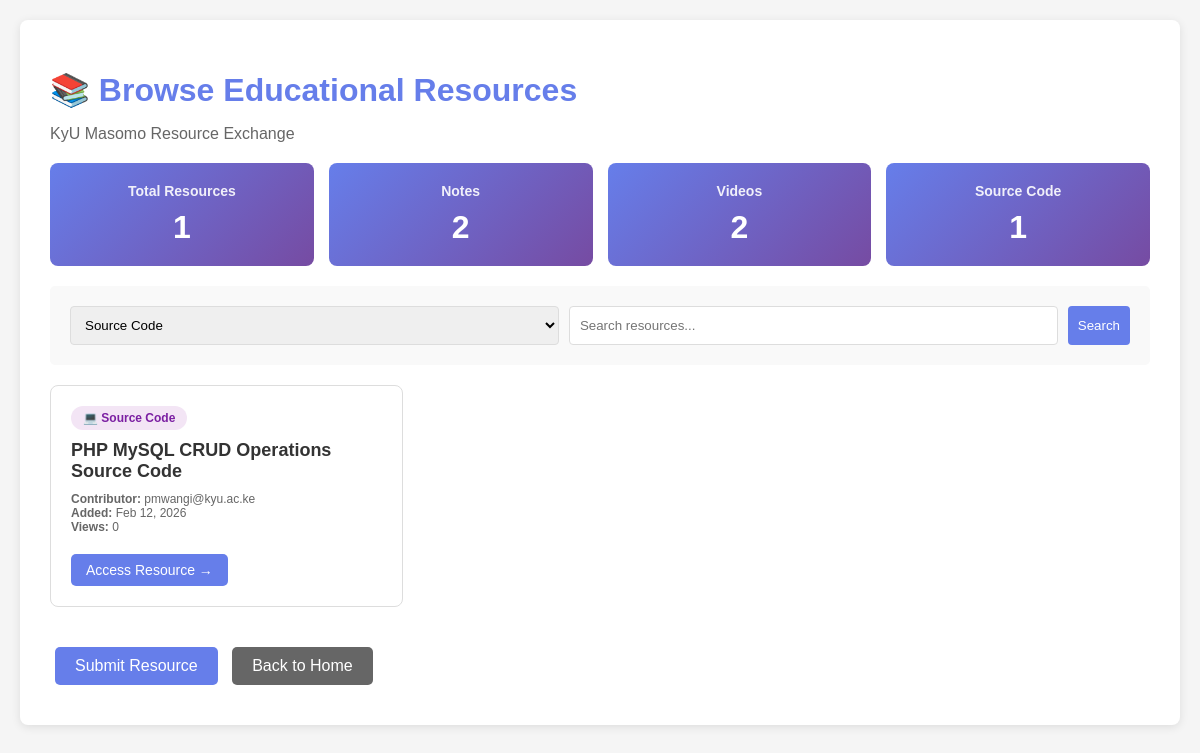
The page /masomo_resource_exchange/browse_resources.php?category=Source Code on the database its author committed.
### tables this page shows
CREATE TABLE IF NOT EXISTS educational_resources (
    id INT AUTO_INCREMENT PRIMARY KEY,
    resource_title VARCHAR(200) NOT NULL,
    resource_category ENUM('Notes', 'Video', 'Source Code') NOT NULL,
    resource_url VARCHAR(500) NOT NULL,
    contributor_email VARCHAR(100) NOT NULL,
    submission_date TIMESTAMP DEFAULT CURRENT_TIMESTAMP,
    views INT DEFAULT 0,
    is_approved BOOLEAN DEFAULT TRUE,
    INDEX idx_category (resource_category),
    INDEX idx_email (contributor_email),
    INDEX idx_date (submission_date)
);

### masomo_resource_exchange/browse_resources.php (the view, shortened to what this page needs)
<?php
$conn = getDBConnection();
$records_per_page = 5;
$page = isset($_GET['page']) ? (int)$_GET['page'] : 1;
$offset = ($page - 1) * $records_per_page;
$categoryFilter = isset($_GET['category']) ? $_GET['category'] : '';
$searchQuery = isset($_GET['search']) ? trim($_GET['search']) : '';
$whereConditions = [];
$params = [];
$types = '';
if (!empty($categoryFilter)) {
    $whereConditions[] = "resource_category = ?";
    $params[] = $categoryFilter;
    $types .= 's';
}
$whereClause = !empty($whereConditions) ? "WHERE " . implode(" AND ", $whereConditions) : "";
$countSql = "SELECT COUNT(*) as total FROM educational_resources $whereClause";
$countStmt = $conn->prepare($countSql);
if (!empty($params)) {
    $countStmt->bind_param($types, ...$params);
}
$countStmt->execute();
$totalRecords = $countStmt->get_result()->fetch_assoc()['total'];
$sql = "SELECT * FROM educational_resources $whereClause ORDER BY submission_date DESC LIMIT ? OFFSET ?";
$params[] = $records_per_page;
$params[] = $offset;
$types .= 'ii';
$stmt = $conn->prepare($sql);
if (!empty($params)) {
    $stmt->bind_param($types, ...$params);
}
$stmt->execute();
$result = $stmt->get_result();
$statsSql = "SELECT resource_category, COUNT(*) as count FROM educational_resources GROUP BY resource_category";
$statsResult = $conn->query($statsSql);
$stats = [];
while ($row = $statsResult->fetch_assoc()) {
    $stats[$row['resource_category']] = $row['count'];
}
?>
<!DOCTYPE html>
<html lang="en">
<head>
</head>
<body>
    <div class="container">
        <h1>📚 Browse Educational Resources</h1>
        <p style="color: #666;">KyU Masomo Resource Exchange</p>
        <div class="stats-grid">
            <div class="stat-card">
                <h3>Total Resources</h3>
                <div class="number"><?php echo $totalRecords; ?></div>
            </div>
            <div class="stat-card">
                <h3>Notes</h3>
                <div class="number"><?php echo isset($stats['Notes']) ? $stats['Notes'] : 0; ?></div>
            </div>
            <div class="stat-card">
                <h3>Videos</h3>
                <div class="number"><?php echo isset($stats['Video']) ? $stats['Video'] : 0; ?></div>
            </div>
            <div class="stat-card">
                <h3>Source Code</h3>
                <div class="number"><?php echo isset($stats['Source Code']) ? $stats['Source Code'] : 0; ?></div>
            </div>
        </div>
        <form method="GET" class="filters">
            <select name="category">
                <option value="Source Code" <?php echo $categoryFilter === 'Source Code' ? 'selected' : ''; ?>>Source Code</option>
            </select>
            <input type="text" name="search" placeholder="Search resources..." value="<?php echo htmlspecialchars($searchQuery); ?>">
            <button type="submit">Search</button>
        </form>
        <?php if ($result->num_rows > 0): ?>
            <div class="resources-grid">
                <?php while ($row = $result->fetch_assoc()): ?>
                    <div class="resource-card">
                        <?php
                        $badgeClass = '';
                        switch ($row['resource_category']) {
                            case 'Source Code':
                                $badgeClass = 'badge-code';
                                $icon = '💻';
                                break;
                        }
                        ?>
                        <span class="category-badge <?php echo $badgeClass; ?>">
                            <?php echo $icon . ' ' . htmlspecialchars($row['resource_category']); ?>
                        </span>
                        <div class="resource-title">
                            <?php echo htmlspecialchars($row['resource_title']); ?>
                        </div>
                        <div class="resource-meta">
                            <strong>Contributor:</strong> <?php echo htmlspecialchars($row['contributor_email']); ?><br>
                            <strong>Added:</strong> <?php echo date('M j, Y', strtotime($row['submission_date'])); ?><br>
                            <strong>Views:</strong> <?php echo $row['views']; ?>
                        </div>
                        <a href="<?php echo htmlspecialchars($row['resource_url']); ?>"
                           target="_blank"
                           class="resource-link"
                           onclick="recordView(<?php echo $row['id']; ?>)">
                            Access Resource →
                        </a>
                    </div>
                <?php endwhile; ?>
            </div>
        <?php endif; ?>
        <div style="margin-top: 30px;">
            <a href="upload_form.php" class="btn">Submit Resource</a>
            <a href="index.php" class="btn" style="background-color: #666;">Back to Home</a>
        </div>
    </div>
</body>
</html>

### masomo_resource_exchange/browse_resources.php (style rules this page uses)
body { font-family: Arial, sans-serif; margin: 0; padding: 20px; background-color: #f5f5f5; }
.container { max-width: 1200px; margin: 0 auto; background-color: white; padding: 30px; border-radius: 8px; box-shadow: 0 2px 10px rgba(0,0,0,0.1); }
h1 { color: #667eea; margin-bottom: 10px; }
.stats-grid { display: grid; grid-template-columns: repeat(auto-fit, minmax(200px, 1fr)); gap: 15px; margin: 20px 0; }
.stat-card { background: linear-gradient(135deg, #667eea 0%, #764ba2 100%); color: white; padding: 20px; border-radius: 8px; text-align: center; }
.stat-card h3 { margin: 0 0 10px 0; font-size: 14px; opacity: 0.9; }
.stat-card .number { font-size: 32px; font-weight: bold; }
.filters { background-color: #f9f9f9; padding: 20px; border-radius: 5px; margin: 20px 0; display: grid; grid-template-columns: 1fr 1fr auto; gap: 10px; }
.filters select, .filters input, .filters button { padding: 10px; border: 1px solid #ddd; border-radius: 4px; }
.filters button { background-color: #667eea; color: white; border: none; cursor: pointer; }
.resources-grid { display: grid; grid-template-columns: repeat(auto-fill, minmax(300px, 1fr)); gap: 20px; margin: 20px 0; }
.resource-card { background-color: white; border: 1px solid #ddd; border-radius: 8px; padding: 20px; transition: transform 0.2s, box-shadow 0.2s; }
.resource-title { font-size: 18px; font-weight: bold; color: #333; margin-bottom: 10px; }
.category-badge { display: inline-block; padding: 5px 12px; border-radius: 15px; font-size: 12px; font-weight: bold; margin-bottom: 10px; }
.badge-code { background-color: #f3e5f5; color: #7b1fa2; }
.resource-meta { font-size: 12px; color: #666; margin: 10px 0; }
.resource-link { display: inline-block; padding: 8px 15px; background-color: #667eea; color: white; text-decoration: none; border-radius: 5px; font-size: 14px; margin-top: 10px; }
.btn { display: inline-block; padding: 10px 20px; background-color: #667eea; color: white; text-decoration: none; border-radius: 5px; margin: 10px 5px; }

### rows shown on the page
educational_resources: resource_category "💻", resource_category "Source Code", resource_title "PHP MySQL CRUD Operations Source Code", contributor_email "pmwangi@kyu.ac.ke", submission_date "Feb 12, 2026", views "0"

### other values the page prints
$totalRecords "1"
$stats['Notes'] "2"
$stats['Video'] "2"
$stats['Source Code'] "1"
